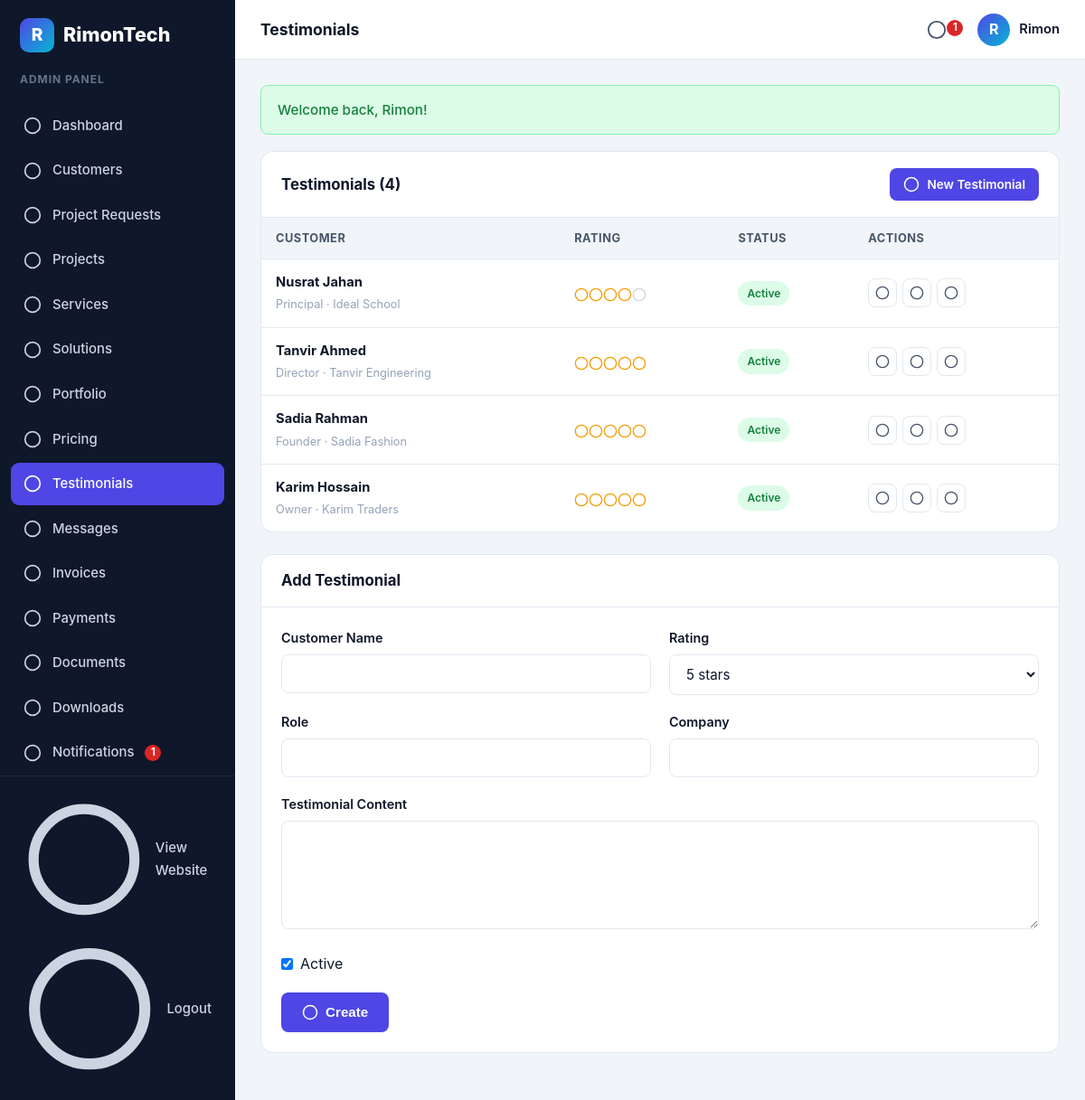
Screenshot of /admin/testimonials.php (signed in) with the database file from the repository.
### tables this page shows
CREATE TABLE IF NOT EXISTS testimonials (
    id INT UNSIGNED AUTO_INCREMENT PRIMARY KEY,
    customer_name VARCHAR(120) NOT NULL,
    role VARCHAR(100) NULL,
    company VARCHAR(150) NULL,
    content TEXT NULL,
    rating TINYINT NOT NULL DEFAULT 5,
    active TINYINT(1) NOT NULL DEFAULT 1,
    created_at TIMESTAMP DEFAULT CURRENT_TIMESTAMP
);

### config/database.php (called while the page is built, shortened)
<?php
function db(): PDO
{
    static $pdo = null;
    if ($pdo === null) {
        $dsn = 'mysql:host=' . DB_HOST . ';dbname=' . DB_NAME . ';charset=utf8mb4';
        $pdo = new PDO($dsn, DB_USER, DB_PASS, [
            PDO::ATTR_ERRMODE => PDO::ERRMODE_EXCEPTION,
            PDO::ATTR_DEFAULT_FETCH_MODE => PDO::FETCH_ASSOC,
            PDO::ATTR_EMULATE_PREPARES => false,
        ]);
    }
    return $pdo;
}

### admin/testimonials.php (the view, shortened to what this page needs)
<?php
$pageTitle = 'Testimonials';
$activeNav = 'testimonials';
require_once __DIR__ . '/../includes/functions.php';
$form = ['customer_name' => '', 'role' => '', 'company' => '', 'content' => '', 'rating' => 5, 'active' => 1];
$editId = 0;
$testimonials = db()->query('SELECT * FROM testimonials ORDER BY id DESC')->fetchAll();
include __DIR__ . '/../includes/admin-header.php';
?>
<div class="panel">
  <div class="panel-head"><h3>Testimonials (<?= count($testimonials) ?>)</h3><a class="btn btn-sm btn-primary" href="<?= url('admin/testimonials.php#add') ?>"><?= icon('plus') ?> New Testimonial</a></div>
  <div class="table-wrap">
    <table class="table">
      <thead><tr><th>Customer</th><th>Rating</th><th>Status</th><th>Actions</th></tr></thead>
      <tbody>
        <?php foreach ($testimonials as $t): ?>
          <tr>
            <td><b><?= e($t['customer_name']) ?></b><br><span style="color:var(--text-3);font-size:0.8rem;"><?= e($t['role'] ?: '') ?><?= $t['company'] ? ' · ' . e($t['company']) : '' ?></span></td>
            <td><?= render_stars((int)$t['rating']) ?></td>
            <td><?= (int)$t['active'] === 1 ? '<span class="badge badge-green">Active</span>' : '<span class="badge badge-gray">Hidden</span>' ?></td>
            <td>
              <div class="actions">
                <a class="icon-btn" href="<?= url('admin/testimonials.php?edit=' . $t['id'] . '#add') ?>" title="Edit"><?= icon('edit') ?></a>
                <form method="post" action="<?= url('admin/testimonials.php') ?>" style="margin:0;">
                  <button type="submit" class="icon-btn" title="Toggle"><?= icon('eye') ?></button>
                </form>
                <form method="post" action="<?= url('admin/testimonials.php') ?>" style="margin:0;">
                  <button type="submit" class="icon-btn danger" title="Delete" onclick="return confirm('Delete this testimonial?');"><?= icon('trash') ?></button>
                </form>
              </div>
            </td>
          </tr>
        <?php endforeach; ?>
      </tbody>
    </table>
  </div>
</div>
<div class="panel" id="add">
  <div class="panel-head"><h3><?= $editId ? 'Edit Testimonial' : 'Add Testimonial' ?></h3></div>
  <div class="panel-body">
    <form method="post" action="<?= url('admin/testimonials.php' . ($editId ? '?edit=' . $editId : '')) ?>">
      <div class="form-grid">
        <div class="form-group">
          <label class="form-label">Customer Name</label>
          <input type="text" name="customer_name" class="form-control" value="<?= e($form['customer_name']) ?>" required>
        </div>
        <div class="form-group">
          <label class="form-label">Rating</label>
          <select name="rating" class="form-control">
            <?php for ($i = 5; $i >= 1; $i--): ?><option value="<?= $i ?>" <?= (int)$form['rating'] === $i ? 'selected' : '' ?>><?= $i ?> stars</option><?php endfor; ?>
          </select>
        </div>
        <div class="form-group">
          <label class="form-label">Role</label>
          <input type="text" name="role" class="form-control" value="<?= e($form['role']) ?>">
        </div>
        <div class="form-group">
          <label class="form-label">Company</label>
          <input type="text" name="company" class="form-control" value="<?= e($form['company']) ?>">
        </div>
      </div>
      <div class="form-group">
        <label class="form-label">Testimonial Content</label>
        <textarea name="content" class="form-control" required><?= e($form['content']) ?></textarea>
      </div>
      <div class="form-group">
        <label style="display:flex;gap:8px;align-items:center;"><input type="checkbox" name="active" value="1" <?= $form['active'] ? 'checked' : '' ?>> <span>Active</span></label>
      </div>
      <button type="submit" class="btn btn-primary"><?= $editId ? icon('check') . ' Update' : icon('plus') . ' Create' ?></button>
    </form>
  </div>
</div>
<?php include __DIR__ . '/../includes/admin-footer.php'; ?>

### includes/admin-header.php (shortened to what this page needs)
<?php
require_once __DIR__ . '/functions.php';
$admin = require_admin();
$activeNav = $activeNav ?? '';
$pageTitle = $pageTitle ?? 'Admin Dashboard';
$unread = unread_count('admin', (int)$admin['id']);
$navItems = [
    'dashboard' => ['label' => 'Dashboard', 'url' => 'admin/dashboard.php', 'icon' => 'grid'],
    'customers' => ['label' => 'Customers', 'url' => 'admin/customers.php', 'icon' => 'users'],
    'project-requests' => ['label' => 'Project Requests', 'url' => 'admin/project-requests.php', 'icon' => 'inbox'],
    'projects' => ['label' => 'Projects', 'url' => 'admin/projects.php', 'icon' => 'clipboard'],
    'services' => ['label' => 'Services', 'url' => 'admin/services.php', 'icon' => 'layers'],
    'solutions' => ['label' => 'Solutions', 'url' => 'admin/solutions.php', 'icon' => 'cpu'],
    'portfolio' => ['label' => 'Portfolio', 'url' => 'admin/portfolio.php', 'icon' => 'eye'],
    'pricing' => ['label' => 'Pricing', 'url' => 'admin/pricing.php', 'icon' => 'tag'],
    'testimonials' => ['label' => 'Testimonials', 'url' => 'admin/testimonials.php', 'icon' => 'quote'],
    'messages' => ['label' => 'Messages', 'url' => 'admin/messages.php', 'icon' => 'mail'],
    'invoices' => ['label' => 'Invoices', 'url' => 'admin/invoices.php', 'icon' => 'file'],
    'payments' => ['label' => 'Payments', 'url' => 'admin/payments.php', 'icon' => 'wallet'],
    'documents' => ['label' => 'Documents', 'url' => 'admin/documents.php', 'icon' => 'layers'],
    'downloads' => ['label' => 'Downloads', 'url' => 'admin/downloads.php', 'icon' => 'download'],
    'notifications' => ['label' => 'Notifications', 'url' => 'admin/notifications.php', 'icon' => 'bell'],
    'settings' => ['label' => 'Settings', 'url' => 'admin/settings.php', 'icon' => 'settings'],
];
?>
<!DOCTYPE html>
<html lang="en">
<head>
<link rel="stylesheet" href="<?= url('assets/css/style.css') ?>">
</head>
<body class="dashboard-body">
<div class="dashboard admin-dashboard">
  <aside class="sidebar" id="sidebar">
    <a href="<?= url('admin/dashboard.php') ?>" class="brand sidebar-brand">
      <span class="brand-mark">R</span>
      <span class="brand-text"><?= e(APP_NAME) ?></span>
    </a>
    <p class="sidebar-caption">Admin Panel</p>
    <nav class="sidebar-nav">
      <?php foreach ($navItems as $key => $item): ?>
        <?php $extra = $key === 'notifications' && $unread > 0 ? '<span class="dot-badge">' . $unread . '</span>' : ''; ?>
        <a href="<?= url($item['url']) ?>" class="sidebar-link <?= $activeNav === $key ? 'active' : '' ?>">
          <span class="sidebar-icon"><?= icon($item['icon']) ?></span>
          <?= e($item['label']) ?><?= $extra ?>
        </a>
      <?php endforeach; ?>
    </nav>
    <div class="sidebar-footer">
      <a href="<?= url('index.php') ?>" class="sidebar-link"><?= icon('eye') ?> View Website</a>
      <a href="<?= url('admin/logout.php') ?>" class="sidebar-link"><?= icon('logout') ?> Logout</a>
    </div>
  </aside>
  <div class="dashboard-main">
    <header class="topbar">
      <h1 class="topbar-title"><?= e($pageTitle) ?></h1>
      <div class="topbar-right">
        <a href="<?= url('admin/notifications.php') ?>" class="topbar-icon" title="Notifications">
          <?= icon('bell') ?>
          <?php if ($unread > 0): ?><span class="dot-badge"><?= $unread ?></span><?php endif; ?>
        </a>
        <div class="topbar-user">
          <span class="avatar"><?= e(strtoupper(substr($admin['name'], 0, 1))) ?></span>
          <span class="topbar-user-name"><?= e($admin['name']) ?></span>
        </div>
      </div>
    </header>
    <div class="dashboard-content">
      <?php flash_render(); ?>

### includes/functions.php (shortened to what this page needs)
<?php
require_once __DIR__ . '/../config/database.php';
function base_url(string $path = ''): string
{
    static $base = null;
    if ($base === null) {
        $rootFs = realpath(dirname(__DIR__));
        $docRoot = realpath($_SERVER['DOCUMENT_ROOT'] ?? $rootFs);
        $base = '/';
    }
    return $base . ltrim($path, '/');
}
function url(string $path = ''): string
{
    return base_url($path);
}
function e(?string $value): string
{
    return htmlspecialchars((string)$value, ENT_QUOTES, 'UTF-8');
}
function get_flashes(): array
{
    $flashes = $_SESSION['flash'] ?? [];
    return $flashes;
}
function flash_render(): void
{
    foreach (get_flashes() as $f) {
        $type = $f['type'] === 'error' ? 'error' : 'success';
        echo '<div class="alert alert-' . e($type) . '">' . e($f['message']) . '</div>';
    }
}
function current_admin(): ?array
{
    $stmt = db()->prepare('SELECT * FROM admins WHERE id = ?');
    $stmt->execute([$_SESSION['admin_id']]);
    return $stmt->fetch() ?: null;
}
function require_admin(): array
{
    $admin = current_admin();
    return $admin;
}
function unread_count(string $type, int $userId): int
{
    $stmt = db()->prepare('SELECT COUNT(*) FROM notifications WHERE user_type = ? AND user_id = ? AND is_read = 0');
    $stmt->execute([$type, $userId]);
    return (int)$stmt->fetchColumn();
}
function icon(string $name): string
{
    return $map[$name] ?? '<svg viewBox="0 0 24 24" fill="none" stroke="currentColor" stroke-width="2"><circle cx="12" cy="12" r="10"/></svg>';
}
function render_stars(int $rating): string
{
    $out = '';
    for ($i = 1; $i <= 5; $i++) {
        $out .= '<span class="star' . ($i <= $rating ? ' filled' : '') . '">' . icon('star') . '</span>';
    }
    return $out;
}

### rows the page displays
testimonials: customer_name "Nusrat Jahan", role "Principal", company "Ideal School", active "Active"
testimonials: customer_name "Tanvir Ahmed", role "Director", company "Tanvir Engineering", active "Active"
testimonials: customer_name "Sadia Rahman", role "Founder", company "Sadia Fashion", active "Active"
testimonials: customer_name "Karim Hossain", role "Owner", company "Karim Traders", active "Active"

### other values shown
APP_NAME "RimonTech"
$item['label'] "Dashboard"
$item['label'] "Customers"
$item['label'] "Project Requests"
$item['label'] "Projects"
$item['label'] "Services"
$item['label'] "Solutions"
$item['label'] "Portfolio"
$item['label'] "Pricing"
$item['label'] "Testimonials"
$item['label'] "Messages"
$item['label'] "Invoices"
$item['label'] "Payments"
$item['label'] "Documents"
$item['label'] "Downloads"
